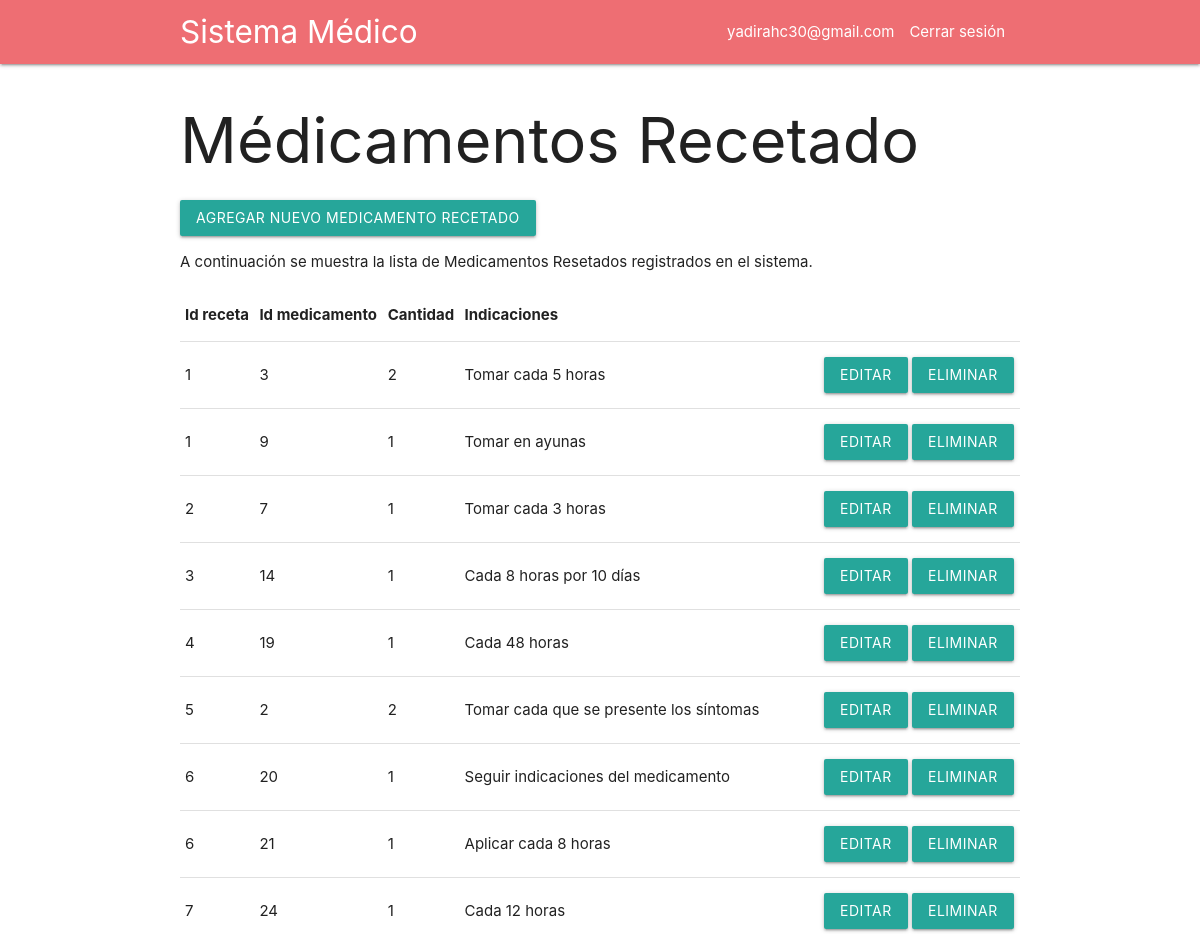
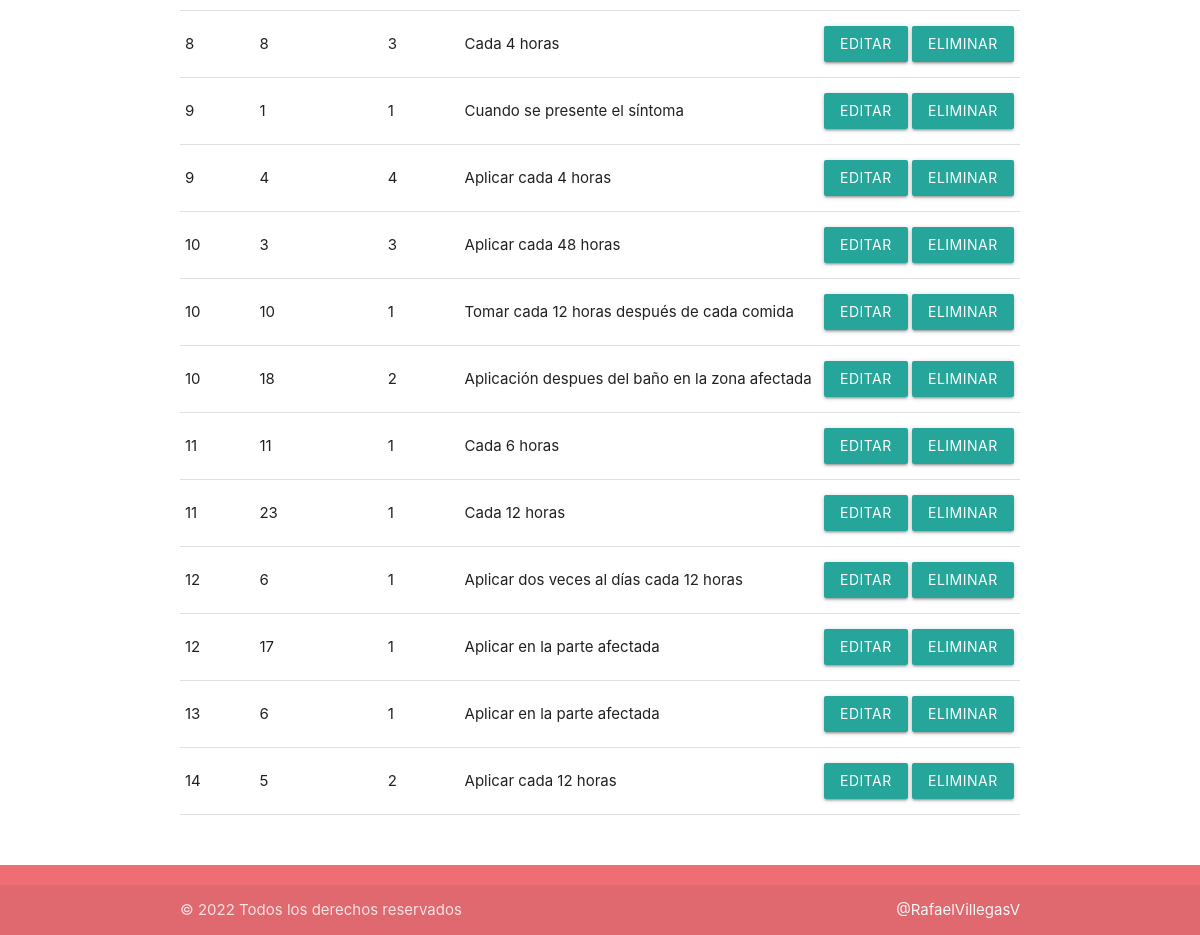
Screenshot of /medicamentos_recetados.php (signed in) with the database file from the repository (2 pictures, top to bottom).
### tables this page shows
CREATE TABLE IF NOT EXISTS `medicamentos_recetados` (
  `id_receta` smallint(4) NOT NULL,
  `id_medicamento` int(11) NOT NULL,
  `cantidad` smallint(2) NOT NULL,
  `indicaciones` varchar(100) NOT NULL,
  PRIMARY KEY (`id_receta`,`id_medicamento`),
  KEY `fk_medicamentos_recetados_recetas1_idx` (`id_receta`),
  KEY `fk_medicamentos_recetados_medicamentos1_idx` (`id_medicamento`),
  CONSTRAINT `fk_medicamentos_recetados_medicamentos1` FOREIGN KEY (`id_medicamento`) REFERENCES `medicamentos` (`id_medicamento`) ON DELETE NO ACTION ON UPDATE NO ACTION,
  CONSTRAINT `fk_medicamentos_recetados_recetas1` FOREIGN KEY (`id_receta`) REFERENCES `recetas` (`id_receta`) ON DELETE NO ACTION ON UPDATE NO ACTION
);

### medicamentos_recetados.php (the view, shortened to what this page needs)
<?php session_start();
if (isset($_SESSION['elusuario'])) {
    include('./layout/cabecera.php');
?>
    <h1>Médicamentos Recetado</h1>
    <a href="agregar_medicamento_recetado.php" class="btn">Agregar Nuevo Medicamento Recetado</a>
    <p>A continuación se muestra la lista de Medicamentos Resetados registrados en el sistema.</p>
    <table>
        <thead>
            <tr>
                <th>Id receta</th>
                <th>Id medicamento</th>
                <th>Cantidad</th>
                <th>Indicaciones</th>
            </tr>
        </thead>
        <tbody>
            <?php
            require_once('./includes/conexion.php');
            $sql = "SELECT id_receta, id_medicamento, cantidad, indicaciones FROM medicamentos_recetados where id_receta >0;";
            $consulta = $conexion->prepare($sql);
            $consulta->execute();
            $resultado = $consulta->fetchAll(PDO::FETCH_OBJ);
            if ($consulta->rowCount() > 0) {
                foreach ($resultado as $registro) {
                    echo "
          <tr>
            <td>" . $registro->id_receta. "</td>
            <td>" . $registro->id_medicamento . "</td>
            <td>" . $registro->cantidad . "</td>
            <td>" . $registro->indicaciones . "</td>
            <td>
                <a class='btn' href='editar_medico.php?id=" . $registro->id_receta . "'>Editar</a>
                <a class='btn' onclick='javascript:eliminar(" . $registro->id_receta . ")'>Eliminar</a>
            </td>
          </tr>  ";
                }
            }
            ?>
        </tbody>
    </table>
<?php
    include('./layout/pie.php');
} else {
    header('location:index.php');
}
?>

### rows the page displays
medicamentos_recetados: id_receta "1", id_medicamento "3", cantidad "2", indicaciones "Tomar cada 5 horas"
medicamentos_recetados: id_receta "1", id_medicamento "9", cantidad "1", indicaciones "Tomar en ayunas"
medicamentos_recetados: id_receta "2", id_medicamento "7", cantidad "1", indicaciones "Tomar cada 3 horas"
medicamentos_recetados: id_receta "3", id_medicamento "14", cantidad "1", indicaciones "Cada 8 horas por 10 días"
medicamentos_recetados: id_receta "4", id_medicamento "19", cantidad "1", indicaciones "Cada 48 horas"
medicamentos_recetados: id_receta "5", id_medicamento "2", cantidad "2", indicaciones "Tomar cada que se presente los síntomas"
medicamentos_recetados: id_receta "6", id_medicamento "20", cantidad "1", indicaciones "Seguir indicaciones del medicamento"
medicamentos_recetados: id_receta "6", id_medicamento "21", cantidad "1", indicaciones "Aplicar cada 8 horas"
medicamentos_recetados: id_receta "7", id_medicamento "24", cantidad "1", indicaciones "Cada 12 horas"
medicamentos_recetados: id_receta "8", id_medicamento "8", cantidad "3", indicaciones "Cada 4 horas"
medicamentos_recetados: id_receta "9", id_medicamento "1", cantidad "1", indicaciones "Cuando se presente el síntoma"
medicamentos_recetados: id_receta "9", id_medicamento "4", cantidad "4", indicaciones "Aplicar cada 4 horas"
medicamentos_recetados: id_receta "10", id_medicamento "3", cantidad "3", indicaciones "Aplicar cada 48 horas"
medicamentos_recetados: id_receta "10", id_medicamento "10", cantidad "1", indicaciones "Tomar cada 12 horas después de cada comida"
medicamentos_recetados: id_receta "10", id_medicamento "18", cantidad "2", indicaciones "Aplicación despues del baño en la zona afectada"
medicamentos_recetados: id_receta "11", id_medicamento "11", cantidad "1", indicaciones "Cada 6 horas"
medicamentos_recetados: id_receta "11", id_medicamento "23", cantidad "1", indicaciones "Cada 12 horas"
medicamentos_recetados: id_receta "12", id_medicamento "6", cantidad "1", indicaciones "Aplicar dos veces al días cada 12 horas"
medicamentos_recetados: id_receta "12", id_medicamento "17", cantidad "1", indicaciones "Aplicar en la parte afectada"
medicamentos_recetados: id_receta "13", id_medicamento "6", cantidad "1", indicaciones "Aplicar en la parte afectada"
medicamentos_recetados: id_receta "14", id_medicamento "5", cantidad "2", indicaciones "Aplicar cada 12 horas"

### other values shown
$_SESSION['elusuario'] "yadirahc30@gmail.com"
